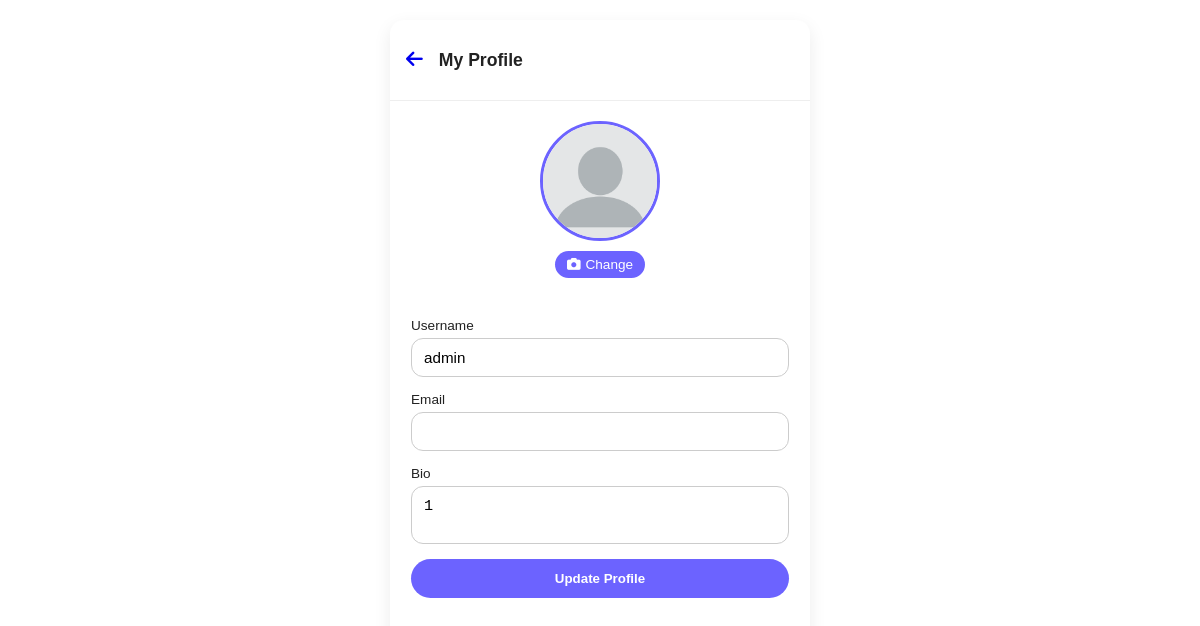
Screenshot of /profile (signed in) with the database file from the repository.
### bytechatapp/models.py (models this page shows, shortened)
class CustomUser(AbstractUser):
    profile_img = models.ImageField(upload_to="profile_images", default="blank.webp")
    mobile_number = models.CharField(max_length=15, blank=True, null=True)
    bio = models.TextField()
    last_seen = models.DateTimeField(default=timezone.now)
    is_online = models.BooleanField(default=False)

### bytechatapp/views.py (the view, shortened to what this page needs)
# urls.py: path("profile", views.profile, name="profile"),
def profile(request):
    user = request.user
    errors = {}
    return render(request, "profile.html", {
        "user": user,
        "errors": errors
    })

### templates/profile.html (shortened to what this page needs)
{% load static %}
<!DOCTYPE html>
<html lang="en">
<head>
  <link rel="stylesheet" href="{% static 'css/profile.css' %}" />
  <link rel="stylesheet" href="https://cdnjs.cloudflare.com/ajax/libs/font-awesome/6.5.0/css/all.min.css" />
</head>
<body>
<section class="chat-page">
    <header class="profile-header">
        <a href="{% url 'frontpage' %}" class="back"><i class="fa fa-arrow-left"></i></a>
        <h3>My Profile</h3>
    </header>
    <form method="POST" enctype="multipart/form-data" class="profile-container">
        <div class="profile-image-section">
            <img id="profilePreview" src="{{ user.profile_img.url }}" alt="{{ user.username }}">
            <label for="profileImageInput" class="upload-btn"><i class="fa fa-camera"></i> Change</label>
        </div>
        <div class="form-group">
            <label for="username">Username</label>
            <input type="text" id="username" name="username" value="{{ user.username }}" required>
        </div>
        <div class="form-group">
            <label for="email">Email</label>
            <input type="email" id="email" name="email" value="{{ user.email }}" required>
        </div>
        <div class="form-group">
            <label for="bio">Bio</label>
            <textarea id="bio" name="bio" placeholder="Tell something about yourself...">{{ user.bio }}</textarea>
        </div>
        <button type="submit" class="update-btn">Update Profile</button>
    </form>
</section>
</body>
</html>

### static/css/profile.css (style rules this page uses)
:root { --primary: #6c63ff; --light-gray: #f9f9f9; --text-color: #222; --muted: #999; --footer-bg: #ffffff; --active-color: #6c63ff; --shadow: 0 6px 18px rgba(0,0,0,0.08); }
* { box-sizing: border-box; }
body { font-family: 'Poppins', sans-serif; background: #fff; color: var(--text-color); margin: 0; padding: 0; -webkit-font-smoothing: antialiased; }
.chat-page { max-width: 420px; margin: 20px auto; height: calc(100vh - 40px); display: flex; flex-direction: column; background: #fff; border-radius: 14px; box-shadow: var(--shadow); overflow: hidden; position: relative; }
.profile-header { width: 100%; display: flex; align-items: center; padding: 12px 16px; background: var(--white); border-bottom: 1px solid #eee; gap: 1rem; }
.profile-header h3 { font-size: 1.1rem; font-weight: 600; color: var(--text); }
.profile-header .back i { font-size: 1.2rem; color: var(--gray); cursor: pointer; }
.profile-container { width: 90%; max-width: 400px; margin: 0 auto 20px; display: flex; flex-direction: column; gap: 15px; }
.profile-image-section { display: flex; flex-direction: column; align-items: center; margin: 20px 0; position: relative; }
.profile-image-section img { width: 120px; height: 120px; border-radius: 50%; object-fit: cover; border: 3px solid var(--primary); }
.profile-image-section .upload-btn { margin-top: 10px; font-size: 0.85rem; color: #fff; background: var(--primary); padding: 6px 12px; border-radius: 20px; cursor: pointer; display: flex; align-items: center; gap: 5px; }
.profile-container .form-group { display: flex; flex-direction: column; }
.profile-container label { font-size: 0.85rem; font-weight: 500; color: var(--text); margin-bottom: 5px; }
.profile-container input, .profile-container textarea { padding: 10px 12px; border-radius: 12px; border: 1px solid #ccc; font-size: 0.95rem; outline: none; resize: none; }
.profile-container .update-btn { background: var(--primary); color: #fff; border: none; padding: 12px; border-radius: 25px; cursor: pointer; font-weight: 600; transition: background 0.3s; }

### rows the page displays
CustomUser: profile_img (placeholder picture), username "admin", bio "1"
